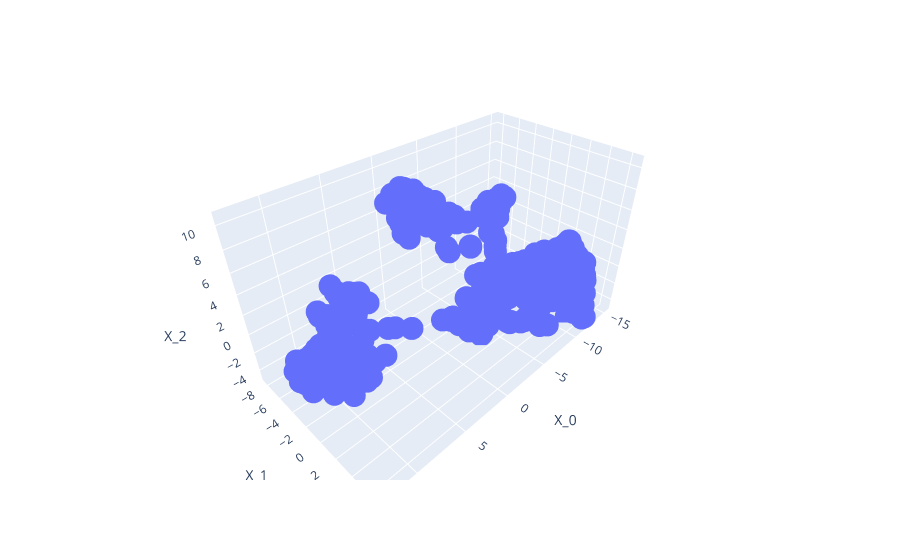

Notebook cell for this chart:
### Markdown cell above
Come prima possiamo implementare un t-SNE a 3 componenti e visualizzarlo in 3D:

### Code cell
tsne = TSNE(
            n_components=3,
            perplexity=30,
            n_iter=10000,
            n_jobs=-1,
            random_state=42
        )

tsne_df = pd.DataFrame(tsne.fit_transform(scaled_df), columns=["X_0", "X_1", "X_2"])
px.scatter_3d(tsne_df,x="X_0",y="X_1",z="X_2")

### Figure 1 — Plotly figure (JSON) as saved in the notebook; plotly's stock layout.template omitted (floating-point values rounded to 4 significant figures; data arrays with more than 128 entries replaced by an {"elided": "..."} marker saying what was removed)
{"data": [{"hovertemplate": "X_0=%{x}<br>X_1=%{y}<br>X_2=%{z}<extra></extra>", "legendgroup": "", "marker": {"color": "#636efa", "symbol": "circle"}, "mode": "markers", "name": "", "scene": "scene", "showlegend": false, "type": "scatter3d", "x": {"elided": "440 float values"}, "y": {"elided": "440 float values"}, "z": {"elided": "440 float values"}}], "layout": {"legend": {"tracegroupgap": 0}, "margin": {"t": 60}, "scene": {"domain": {"x": [0, 1], "y": [0, 1]}, "xaxis": {"title": {"text": "X_0"}}, "yaxis": {"title": {"text": "X_1"}}, "zaxis": {"title": {"text": "X_2"}}}}}
